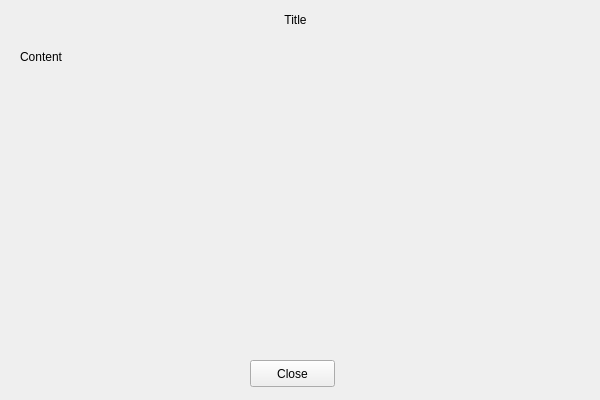
<?xml version="1.0" encoding="UTF-8"?>
<ui version="4.0">
 <class>Form</class>
 <widget class="QWidget" name="Form">
  <property name="geometry">
   <rect>
    <x>0</x>
    <y>0</y>
    <width>600</width>
    <height>400</height>
   </rect>
  </property>
  <property name="windowTitle">
   <string>Help</string>
  </property>
  <widget class="QPushButton" name="pushButton_close">
   <property name="geometry">
    <rect>
     <x>250</x>
     <y>360</y>
     <width>85</width>
     <height>27</height>
    </rect>
   </property>
   <property name="text">
    <string>Close</string>
   </property>
  </widget>
  <widget class="QLabel" name="label_title">
   <property name="geometry">
    <rect>
     <x>130</x>
     <y>10</y>
     <width>331</width>
     <height>20</height>
    </rect>
   </property>
   <property name="text">
    <string>Title</string>
   </property>
   <property name="alignment">
    <set>Qt::AlignCenter</set>
   </property>
  </widget>
  <widget class="QLabel" name="label_content">
   <property name="geometry">
    <rect>
     <x>20</x>
     <y>50</y>
     <width>561</width>
     <height>291</height>
    </rect>
   </property>
   <property name="text">
    <string>Content</string>
   </property>
   <property name="alignment">
    <set>Qt::AlignLeading|Qt::AlignLeft|Qt::AlignTop</set>
   </property>
  </widget>
 </widget>
 <resources/>
 <connections/>
</ui>
